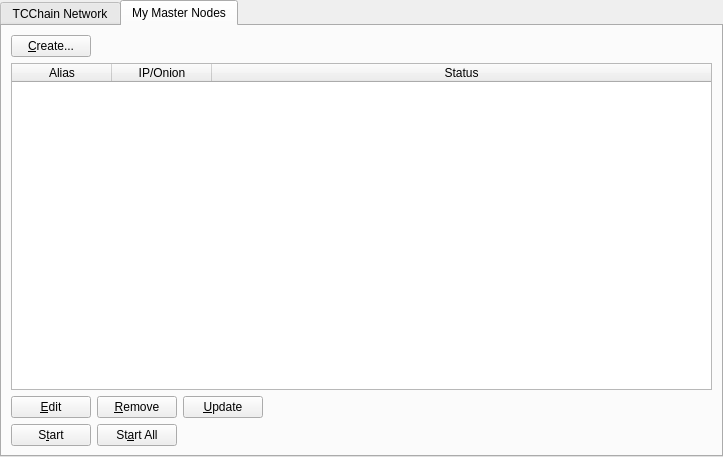
<?xml version="1.0" encoding="UTF-8"?>
<ui version="4.0">
 <class>MasternodeManager</class>
 <widget class="QWidget" name="MasternodeManager">
  <property name="geometry">
   <rect>
    <x>0</x>
    <y>0</y>
    <width>723</width>
    <height>457</height>
   </rect>
  </property>
  <property name="windowTitle">
   <string>Form</string>
  </property>
  <layout class="QVBoxLayout" name="topLayout">
   <property name="leftMargin">
    <number>0</number>
   </property>
   <property name="topMargin">
    <number>0</number>
   </property>
   <property name="rightMargin">
    <number>0</number>
   </property>
   <property name="bottomMargin">
    <number>0</number>
   </property>
   <item>
    <layout class="QVBoxLayout" name="verticalLayout">
     <property name="bottomMargin">
      <number>0</number>
     </property>
     <item>
      <widget class="QTabWidget" name="tabWidget">
       <property name="currentIndex">
        <number>1</number>
       </property>
       <widget class="QWidget" name="tab">
        <attribute name="title">
         <string>TCChain Network</string>
        </attribute>
        <layout class="QGridLayout" name="gridLayout">
         <item row="1" column="0">
          <widget class="QTableWidget" name="tableWidget">
           <property name="editTriggers">
            <set>QAbstractItemView::NoEditTriggers</set>
           </property>
           <property name="alternatingRowColors">
            <bool>true</bool>
           </property>
           <property name="selectionBehavior">
            <enum>QAbstractItemView::SelectRows</enum>
           </property>
           <property name="sortingEnabled">
            <bool>true</bool>
           </property>
           <attribute name="horizontalHeaderStretchLastSection">
            <bool>true</bool>
           </attribute>
           <column>
            <property name="text">
             <string>Address</string>
            </property>
           </column>
           <column>
            <property name="text">
             <string>Active</string>
            </property>
           </column>
           <column>
            <property name="text">
             <string>Active (secs)</string>
            </property>
           </column>
           <column>
            <property name="text">
             <string>Last Seen</string>
            </property>
           </column>
           <column>
            <property name="text">
             <string>Pubkey</string>
            </property>
           </column>
          </widget>
         </item>
         <item row="0" column="0">
          <layout class="QHBoxLayout" name="horizontalLayout_3">
           <property name="bottomMargin">
            <number>0</number>
           </property>
           <item>
            <widget class="QLabel" name="label_2">
             <property name="text">
              <string>TCChain Node Count:</string>
             </property>
            </widget>
           </item>
           <item>
            <widget class="QLabel" name="countLabel">
             <property name="text">
              <string>0</string>
             </property>
            </widget>
           </item>
           <item>
            <spacer name="horizontalSpacer_3">
             <property name="orientation">
              <enum>Qt::Horizontal</enum>
             </property>
             <property name="sizeHint" stdset="0">
              <size>
               <width>40</width>
               <height>20</height>
              </size>
             </property>
            </spacer>
           </item>
          </layout>
         </item>
        </layout>
       </widget>
       <widget class="QWidget" name="tab_2">
        <attribute name="title">
         <string>My Master Nodes</string>
        </attribute>
        <layout class="QGridLayout" name="gridLayout_2">
         <item row="0" column="0">
          <layout class="QVBoxLayout" name="verticalLayout_2">
           <property name="bottomMargin">
            <number>0</number>
           </property>
           <item>
            <layout class="QHBoxLayout" name="horizontalLayout">
             <item>
              <widget class="QPushButton" name="createButton">
               <property name="text">
                <string>&amp;Create...</string>
               </property>
              </widget>
             </item>
             <item>
              <spacer name="horizontalSpacer">
               <property name="orientation">
                <enum>Qt::Horizontal</enum>
               </property>
               <property name="sizeHint" stdset="0">
                <size>
                 <width>40</width>
                 <height>20</height>
                </size>
               </property>
              </spacer>
             </item>
            </layout>
           </item>
           <item>
            <widget class="QTableWidget" name="tableWidget_2">
             <property name="minimumSize">
              <size>
               <width>695</width>
               <height>0</height>
              </size>
             </property>
             <property name="editTriggers">
              <set>QAbstractItemView::NoEditTriggers</set>
             </property>
             <property name="alternatingRowColors">
              <bool>true</bool>
             </property>
             <property name="selectionMode">
              <enum>QAbstractItemView::SingleSelection</enum>
             </property>
             <property name="selectionBehavior">
              <enum>QAbstractItemView::SelectRows</enum>
             </property>
             <attribute name="horizontalHeaderStretchLastSection">
              <bool>true</bool>
             </attribute>
             <column>
              <property name="text">
               <string>Alias</string>
              </property>
             </column>
             <column>
              <property name="text">
               <string>IP/Onion</string>
              </property>
             </column>
             <column>
              <property name="text">
               <string>Status</string>
              </property>
             </column>
            </widget>
           </item>
           <item>
            <layout class="QHBoxLayout" name="horizontalLayout_2">
             <property name="bottomMargin">
              <number>0</number>
             </property>
             <item>
              <widget class="QPushButton" name="editButton">
               <property name="text">
                <string>&amp;Edit</string>
               </property>
              </widget>
             </item>
             <item>
              <widget class="QPushButton" name="removeButton">
               <property name="text">
                <string>&amp;Remove</string>
               </property>
              </widget>
             </item>
             <item>
              <widget class="QPushButton" name="UpdateButton">
               <property name="text">
                <string>&amp;Update</string>
               </property>
              </widget>
             </item>
             <item>
              <spacer name="horizontalSpacer_2">
               <property name="orientation">
                <enum>Qt::Horizontal</enum>
               </property>
               <property name="sizeHint" stdset="0">
                <size>
                 <width>40</width>
                 <height>20</height>
                </size>
               </property>
              </spacer>
             </item>
            </layout>
           </item>
           <item>
            <layout class="QHBoxLayout" name="horizontalLayout_4">
             <property name="bottomMargin">
              <number>0</number>
             </property>
            </layout>
           </item>
           <item>
            <layout class="QHBoxLayout" name="horizontalLayout_5">
             <property name="bottomMargin">
              <number>0</number>
             </property>
             <item>
              <widget class="QPushButton" name="startButton">
               <property name="text">
                <string>S&amp;tart</string>
               </property>
              </widget>
             </item>
             <item>
              <widget class="QPushButton" name="startAllButton">
               <property name="text">
                <string>St&amp;art All</string>
               </property>
              </widget>
             </item>
             <item>
              <spacer name="horizontalSpacer_5">
               <property name="orientation">
                <enum>Qt::Horizontal</enum>
               </property>
               <property name="sizeHint" stdset="0">
                <size>
                 <width>40</width>
                 <height>20</height>
                </size>
               </property>
              </spacer>
             </item>
            </layout>
           </item>
          </layout>
         </item>
        </layout>
       </widget>
      </widget>
     </item>
    </layout>
   </item>
  </layout>
 </widget>
 <resources/>
 <connections/>
</ui>
